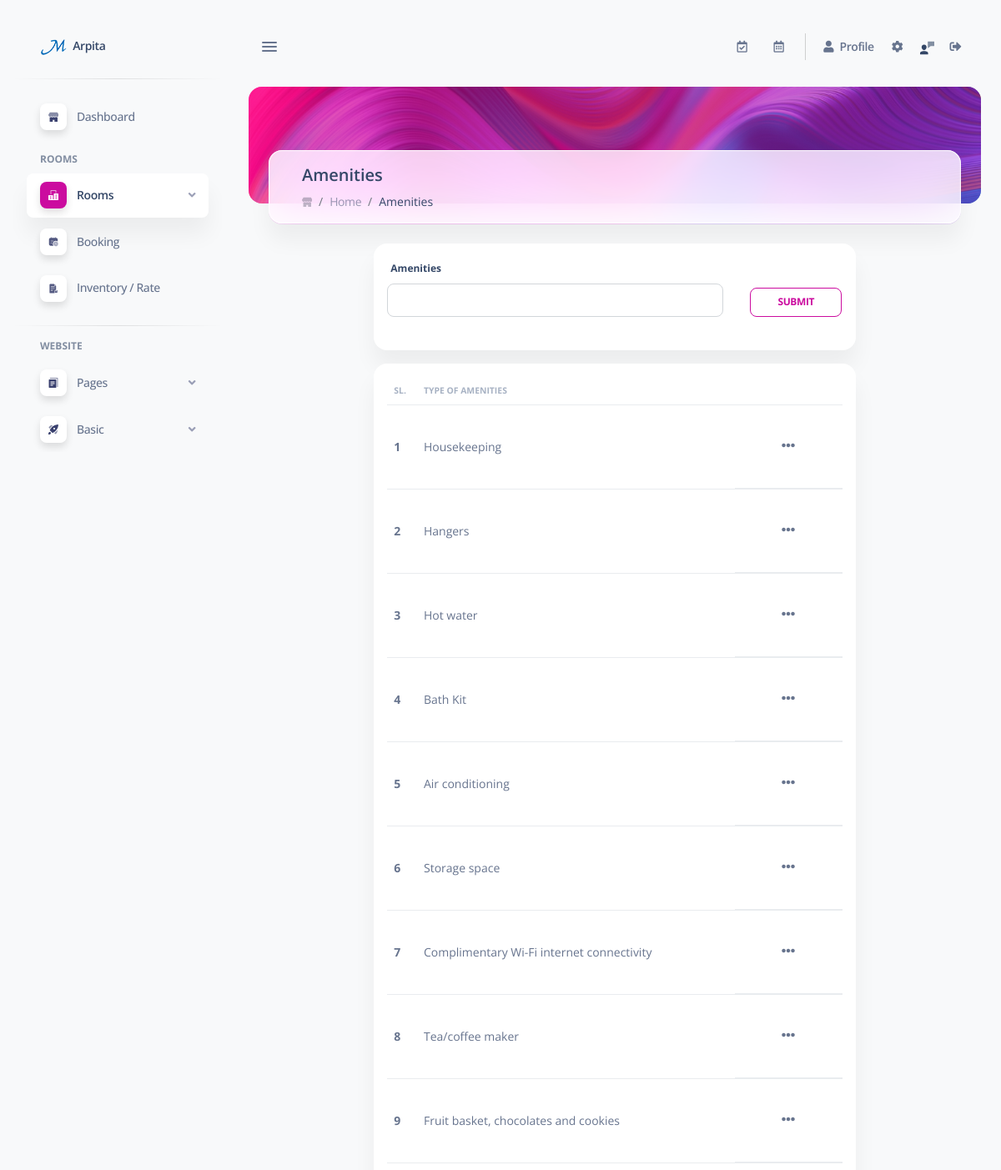
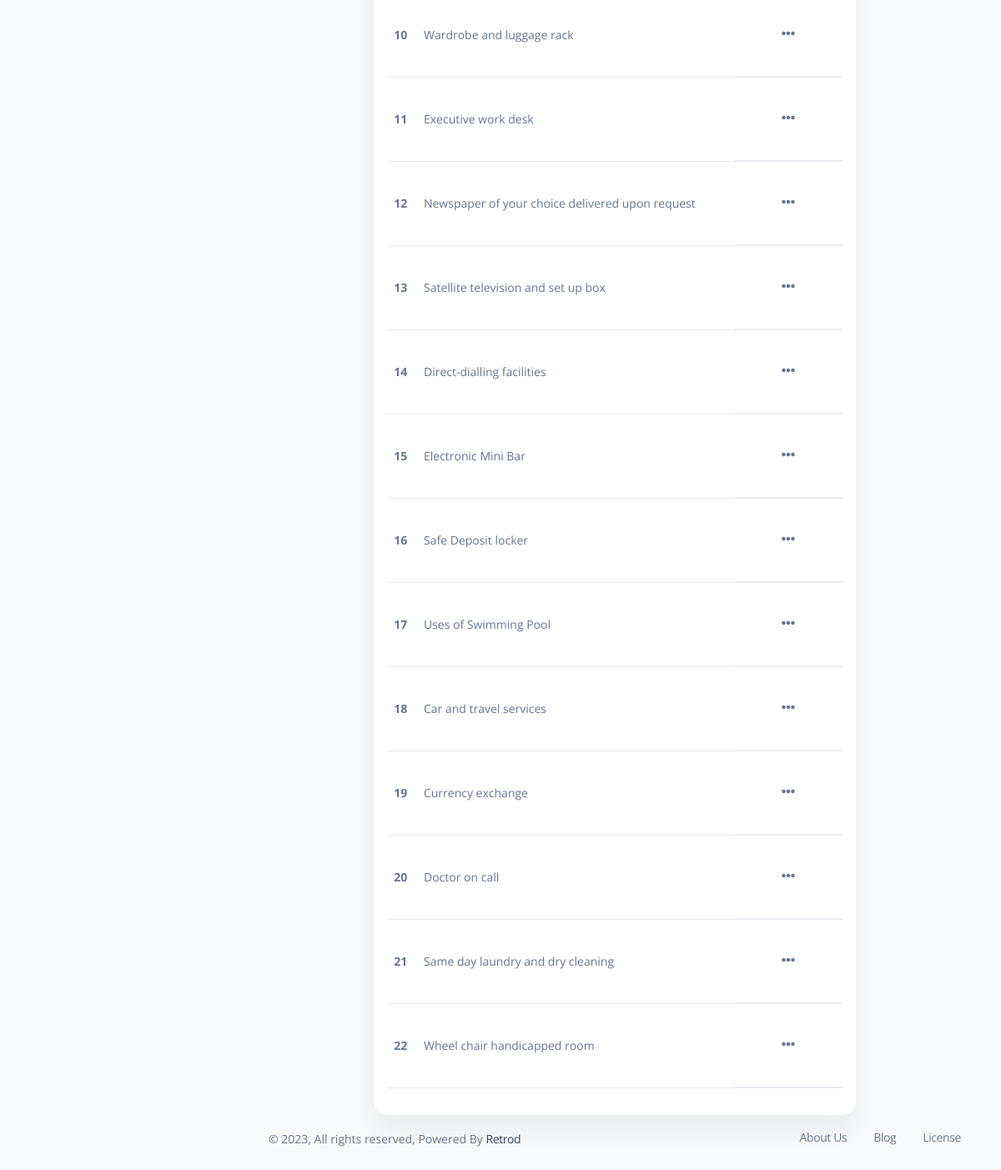
Page /be/admin/amenities.php (signed in) on the committed database (2 pictures, top to bottom).
### tables this page shows
CREATE TABLE `profile` (
  `id` int(11) NOT NULL,
  `name` varchar(250) NOT NULL,
  `email` varchar(250) NOT NULL,
  `primaryphone` varchar(150) NOT NULL,
  `address` text NOT NULL,
  `district` varchar(250) NOT NULL,
  `pincode` varchar(250) NOT NULL,
  `gst` varchar(250) NOT NULL,
  `description` text NOT NULL,
  `logo` varchar(250) NOT NULL,
  `logo2` varchar(250) NOT NULL,
  `favicon` varchar(250) NOT NULL,
  `url` varchar(550) NOT NULL,
  `checkIn` varchar(250) NOT NULL,
  `checkOut` varchar(250) NOT NULL,
  `waNo` varchar(15) DEFAULT NULL,
  `fbLink` varchar(250) NOT NULL,
  `inLink` varchar(250) NOT NULL,
  `twLink` varchar(250) NOT NULL
);

CREATE TABLE `amenities` (
  `id` int(11) NOT NULL,
  `title` varchar(250) NOT NULL,
  `add_on` datetime NOT NULL
);

### be/admin/include/function.php (called while the page is built, shortened)
<?php
function hotelDetail(){
    global $conDB;
    $sql = mysqli_query($conDB, "select * from profile");
    $row = mysqli_fetch_assoc($sql);
    return $row;
}
?>

### be/admin/amenities.php (the view, shortened to what this page needs)
<?php
include (SERVER_INCLUDE_PATH.'db.php');
include (SERVER_INCLUDE_PATH.'function.php');
$title = '';
?>
<!DOCTYPE html>
<html lang="en">
<head>
  <link href="css/icons.css" rel="stylesheet">
  <link href="css/svg.css" rel="stylesheet">
  <link id="pagestyle" href="css/getbootstrap.css" rel="stylesheet">
  <link id="pagestyle" href="css/style.css" rel="stylesheet">
  <link rel="stylesheet" href="https://cdnjs.cloudflare.com/ajax/libs/font-awesome/5.15.0/css/all.min.css">
</head>
<body class="g-sidenav-show  bg-gray-100">
<?php include(SERVER_ADMIN_SCREEN_PATH.'sidebar.php') ?>
  <main class="main-content position-relative max-height-vh-100 h-100 border-radius-lg ">
    <?php include(SERVER_ADMIN_SCREEN_PATH.'navbar.php') ?>
        <div class="container-fluid">
            <div class="page-header min-height-140 border-radius-xl mt-4"
                style="background-image: url('<?php echo FRONT_SITE_IMG.'headerBg.webp' ?>'); background-position-y: 50%;">
                <span class="mask bg-gradient-primary opacity-6"></span>
            </div>
            <div class="card card-body blur shadow-blur mx-4 mt-n6 overflow-hidden">
                <div class="row gx-4">
                    <div class="col-auto">
                    </div>
                    <div class="col-auto my-auto">
                        <div class="h-100">
                            <h5 class="mb-1">
                                Amenities
                            </h5>
                            <ol class="breadcrumb bg-transparent mb-0 pb-0 pt-1 px-0 me-sm-6 me-5">
                                <li class="breadcrumb-item text-sm">
                                    <a class="opacity-3 text-dark" href="javascript:;.html">
                                    </a>
                                </li>
                                <li class="breadcrumb-item text-sm"><a class="opacity-5 text-dark" href="<?php echo FRONT_BOOKING_SITE ?>">Home</a></li>
                                <li class="breadcrumb-item text-sm text-dark active" aria-current="page">Amenities</li>
                            </ol>
                        </div>
                    </div>
                </div>
            </div>
        </div>
        <div class="container-fluid py-4" id="manage_room">
            <div class="row">
                <div class="col-12">
                    <div class="multisteps-form">
                        <div class="row">
                            <div class="col-12 col-lg-8 m-auto">
                            <div class="card mb-3 p-3">
                                <form method="POST" id="amenitiesForm">
                                    <div class="row mb-4" style="align-items: flex-end;">
                                        <div class="form_group col-md-9">
                                            <label for="amenities2">Amenities</label>
                                            <input class="form-control" type="text" name="amenities" id="amenities2" value="<?php echo $title ?>">
                                        </div>
                                        <div class="form_group col-md-3">
                                            <input class="form_control btn btn-outline-primary btn-sm mb-0" type="submit" name="submit" value="Submit">
                                        </div>
                                    </div>
                                </form>
                            </div>
                            <div class="card p-3">
                                <div class="table table-responsive">
                                    <table class="table align-items-center mb-0">
                                        <tr>
                                            <th class="text-uppercase text-secondary text-xxs font-weight-bolder opacity-7">Sl.</th>
                                            <th class="text-uppercase text-secondary text-xxs font-weight-bolder opacity-7">Type of Amenities</th>
                                            <th class="text-uppercase text-secondary text-xxs font-weight-bolder opacity-7"></th>
                                        </tr>
                                        <?php
                                            $si = 0;
                                            $sql = mysqli_query($conDB, "select * from amenities");
                                            if(mysqli_num_rows($sql) > 0){
                                                while($row = mysqli_fetch_assoc($sql)){
                                                    $si ++ ;
                                                    $id = $row['id'];
                                                    $delete = "<a class='tableIcon delete bg-gradient-danger' href='amenities.php?delete=$id' data-bs-toggle='tooltip' data-bs-placement='top' data-bs-original-title='Delete'><i class='far fa-trash-alt'></i></a>";
                                                    $update = "<a class='tableIcon update bg-gradient-info' href='amenities.php?update=$id' style='margin-right:10px' data-bs-toggle='tooltip' data-bs-placement='top' data-bs-original-title='Edit'><i class='far fa-edit'></i></a>";
                                                    echo "
                                                    <tr>
                                                        <td class='mb-0 text-sm'><b>$si</b></td>
                                                        <td class='mb-0 text-sm'>{$row['title']}</td>
                                                        <td style='display: flex;justify-content: end; align-items: center;'>
                                                        <div class='tableCenter'>
                                                            <span class='tableHide'><i class='fas fa-ellipsis-h'></i></span>
                                                            <span class='tableHoverShow'>
                                                            $update
                                                                $delete
                                                            </span>
                                                        </div>
                                                        </td>
                                                    </tr>
                                                    ";
                                                }
                                            }
                                        ?>
                                    </table>
                                </div>
                            </div>
                            </div>
                        </div>
                    </div>
                </div>
            </div>
            <?php include(SERVER_ADMIN_SCREEN_PATH.'footer.php') ?>
        </div>
  </main>
</body>
</html>

### be/admin/screen/sidebar.php (shortened to what this page needs)
<aside class="sidenav navbar navbar-vertical navbar-expand-xs border-0 border-radius-xl my-3 fixed-start ms-3 "
    id="sidenav-main">
    <div class="sidenav-header">
      <a class="navbar-brand m-0" href="<?= FRONT_BOOKING_SITE.'/admin' ?>" target="_blank">
        <img src="<?= FRONT_SITE_IMG.hotelDetail()['favicon'] ?>" class="navbar-brand-img h-100" alt="main_logo">
        <span class="ms-1 font-weight-bold"><?php echo SITE_NAME ?></span>
      </a>
    </div>
    <hr class="horizontal dark mt-0">
    <div class="collapse navbar-collapse  w-auto h-auto" id="sidenav-collapse-main">
      <ul class="navbar-nav">
        <li class="nav-item">
          <a  href="<?php echo FRONT_ADMIN_SITE.'/index.php' ?>" class="nav-link active" aria-controls="dashboardsExamples" role="button" aria-expanded="false">
            <div class="icon icon-shape icon-sm shadow border-radius-md bg-white text-center d-flex align-items-center justify-content-center  me-2">
            </div>
            <span class="nav-link-text ms-1">Dashboard</span>
          </a>
        </li>
        <li class="nav-item mt-3">
          <h6 class="ps-4  ms-2 text-uppercase text-xs font-weight-bolder opacity-6">ROOMS</h6>
        </li>
        <li class="nav-item">
          <a data-bs-toggle="collapse" href="#pagesExamples" class="nav-link roomLink" aria-controls="pagesExamples"
            role="button" aria-expanded="false">
            <div
              class="icon icon-shape icon-sm shadow border-radius-md bg-white text-center d-flex align-items-center justify-content-center  me-2">
            </div>
            <span class="nav-link-text ms-1">Rooms</span>
          </a>
        </li>
        <li class="nav-item">
          <a  href="<?php echo FRONT_ADMIN_SITE ?>booking.php" class="nav-link bookingLink" aria-controls="dashboardsExamples" role="button" aria-expanded="false">
            <div class="icon icon-shape icon-sm shadow border-radius-md bg-white text-center d-flex align-items-center justify-content-center  me-2">
            </div>
            <span class="nav-link-text ms-1">Booking</span>
          </a>
        </li>
        <li class="nav-item">
          <a  href="<?php echo FRONT_ADMIN_SITE ?>inventory.php" class="nav-link inventoryLink" aria-controls="dashboardsExamples" role="button" aria-expanded="false">
            <div class="icon icon-shape icon-sm shadow border-radius-md bg-white text-center d-flex align-items-center justify-content-center  me-2">
            </div>
            <span class="nav-link-text ms-1">Inventory / Rate</span>
          </a>
        </li>
        <li class="nav-item">
          <hr class="horizontal dark">
          <h6 class="ps-4  ms-2 text-uppercase text-xs font-weight-bolder opacity-6">Website</h6>
        </li>
        <li class="nav-item">
          <a data-bs-toggle="collapse" href="#componentsExamples" class="nav-link pageLink" aria-controls="componentsExamples"
            role="button" aria-expanded="false">
            <div
              class="icon icon-shape icon-sm shadow border-radius-md bg-white text-center d-flex align-items-center justify-content-center  me-2">
            </div>
            <span class="nav-link-text ms-1">Pages</span>
          </a>
        </li>
        <li class="nav-item">
          <a data-bs-toggle="collapse" href="#basicExamples" class="nav-link basicLink" aria-controls="basicExamples"
            role="button" aria-expanded="false">
            <div
              class="icon icon-shape icon-sm shadow border-radius-md bg-white text-center d-flex align-items-center justify-content-center  me-2">
            </div>
            <span class="nav-link-text ms-1">Basic</span>
          </a>
        </li>
      </ul>
    </div>
  </aside>

### be/admin/css/svg.css (style rules this page uses)
.icon { display: inline-block; color: #111111; height: 1em; width: 1em; }
.icon-sm { height: 0.8em; width: 0.8em; }
.icon { fill: currentColor; stroke: none; }

### be/admin/css/style.css (style rules this page uses)
* { caret-color: #444444; }
table td { transition: 0.3s ease-in-out; }
table tr .tableCenter { width: 100%; min-width: 100px; display: flex; justify-content: center; align-items: center; }
table tr .tableHide { display: block; }
#manage_room td { height: 100px; }

### rows in the picture
profile: favicon (picture)
amenities: title "Housekeeping"
amenities: title "Hangers"
amenities: title "Hot water"
amenities: title "Bath Kit"
amenities: title "Air conditioning"
amenities: title "Storage space"
amenities: title "Complimentary Wi-Fi internet connectivity"
amenities: title "Tea/coffee maker"
amenities: title "Fruit basket, chocolates and cookies"
amenities: title "Wardrobe and luggage rack"
amenities: title "Executive work desk"
amenities: title "Newspaper of your choice delivered upon request"
amenities: title "Satellite television and set up box"
amenities: title "Direct-dialling facilities"
amenities: title "Electronic Mini Bar"
amenities: title "Safe Deposit locker"
amenities: title "Uses of Swimming Pool"
amenities: title "Car and travel services"
amenities: title "Currency exchange"
amenities: title "Doctor on call"
amenities: title "Same day laundry and dry cleaning"
amenities: title "Wheel chair handicapped room"

### other values in the picture
SITE_NAME "Arpita"
